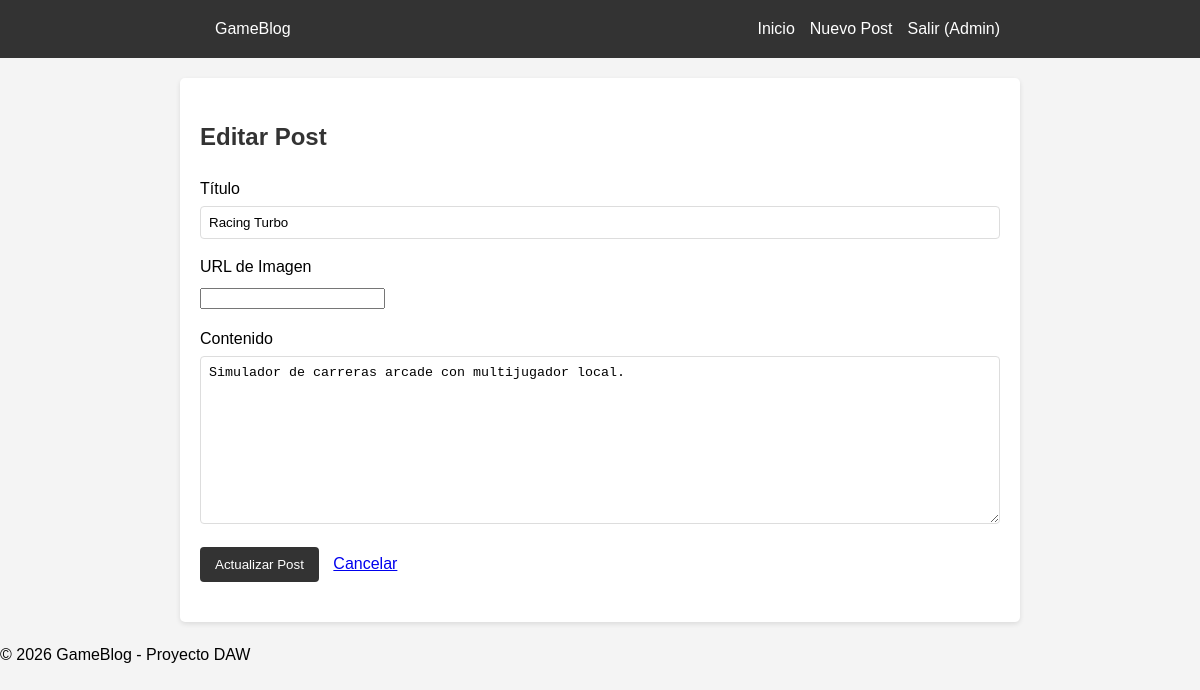
Screenshot of /index.php?action=edit_post&id=4 (signed in) with the database file from the repository.
### tables this page shows
CREATE TABLE IF NOT EXISTS posts (
    id INT AUTO_INCREMENT PRIMARY KEY,
    user_id INT NOT NULL,
    title VARCHAR(150) NOT NULL,
    content TEXT NOT NULL,
    image_url VARCHAR(255) DEFAULT NULL,
    created_at TIMESTAMP DEFAULT CURRENT_TIMESTAMP,
    FOREIGN KEY (user_id) REFERENCES users(id) ON DELETE CASCADE
);

### controllers/PostController.php (called while the page is built, shortened)
<?php
require_once __DIR__ . '/../models/Post.php';
class PostController {
    private $postModel;
    public function __construct() {
        $database = new Database();
        $db = $database->getConnection();
        $this->postModel = new Post($db);
    }
    protected function render(string $view, array $data = []) {
        extract($data);
        include __DIR__ . '/../views/' . $view;
    }
    public function edit($id) {
        $post = $this->postModel->find($id);
        return $this->render('posts/edit.php', compact('post'));
    }
}

### models/Post.php (called while the page is built, shortened)
<?php
class Post {
    private $db;
    public function __construct($db) {
        $this->db = $db;
    }
    public function find($id) {
        $stmt = $this->db->prepare("SELECT posts.*, users.username FROM posts JOIN users ON posts.user_id = users.id WHERE posts.id = ?");
        $stmt->execute([$id]);
        return $stmt->fetch();
    }
}

### views/posts/edit.php (the view, shortened to what this page needs)
<?php include __DIR__ . '/../layout/header.php'; ?>
<div class="user-form">
    <h2>Editar Post</h2>
    <form method="POST" action="index.php?action=update_post&id=<?= $post['id'] ?>">
        <div class="form-group">
            <label>Título</label>
            <input type="text" name="title" value="<?= htmlspecialchars($post['title']) ?>" required>
        </div>
        <div class="form-group">
            <label>URL de Imagen</label>
            <input type="url" name="image_url" value="<?= htmlspecialchars($post['image_url'] ?? '') ?>">
        </div>
        <div class="form-group">
            <label>Contenido</label>
            <textarea name="content" rows="10" required><?= htmlspecialchars($post['content']) ?></textarea>
        </div>
        <button type="submit">Actualizar Post</button>
        <a href="index.php?action=show_post&id=<?= $post['id'] ?>" style="margin-left: 10px;">Cancelar</a>
    </form>
</div>
<?php include __DIR__ . '/../layout/footer.php'; ?>

### public/style.css (style rules this page uses)
body { font-family: sans-serif; line-height: 1.6; margin: 0; padding: 0; background-color: #f4f4f4; }
h1, h2 { color: #333; }
form { margin-bottom: 20px; }
.form-group { margin-bottom: 15px; }
label { display: block; margin-bottom: 5px; }
input[type="text"], input[type="email"], input[type="password"], textarea { width: 100%; padding: 8px; border: 1px solid #ddd; border-radius: 4px; box-sizing: border-box; }
button { background: #333; color: #fff; padding: 10px 15px; border: none; cursor: pointer; border-radius: 4px; }

### rows the page displays
posts: title "Racing Turbo", content "Simulador de carreras arcade con multijugador local."

### other values shown
$_SESSION['username'] "Admin"
